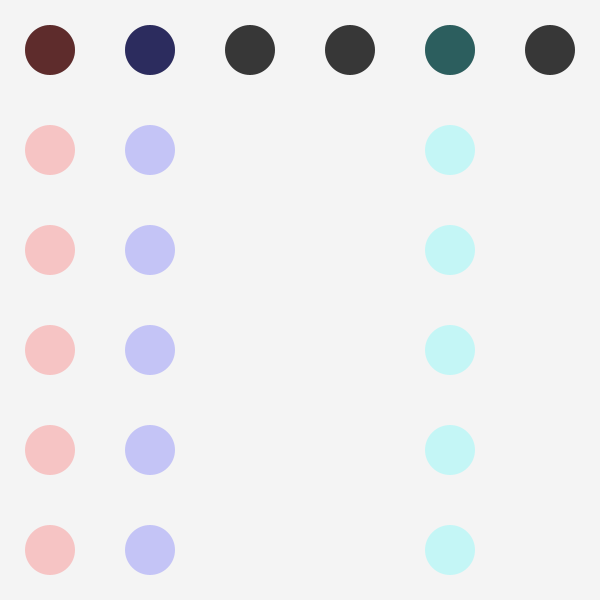
Frame 1 (no input)
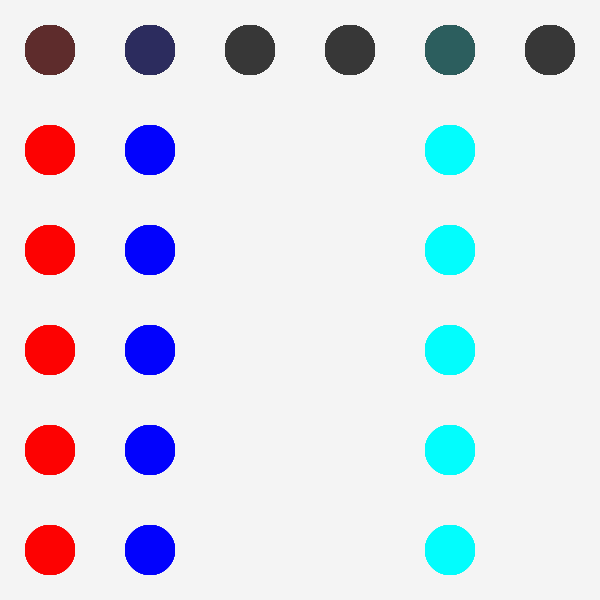
Frame 60 (the mouse pressed at the canvas centre just before this capture)
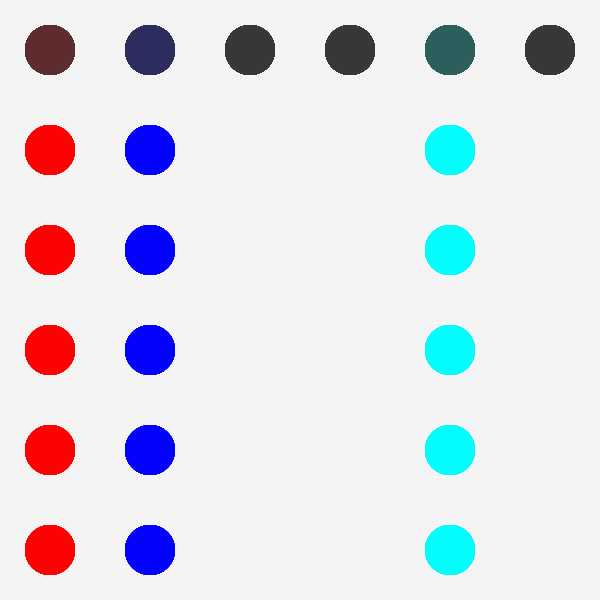
Frame 120 (the mouse held since frame 60 and released just before this capture)

The Processing sketch that drew these frames (run headless with seeded random() and noise(); from frame 60 on, the mouse is pressed at the canvas centre):

// Processing sketch: basics_05
// ── basics_05.pde
// WINTER WORKSHOP 2014, IDAS
// PROTOTYPING WITH CREATIVE CODING
//
// Instructor: KARAM BYUN
// byunnnn.com
// --------------------------
// BASICS 05: Loops and Complications
// ------------------------

void setup() {
  size(600, 600);
  background(244); 
  noStroke();
}

void draw() {
  // 가로 행열
  fill(55);
  ellipse(50, 50, 50, 50);
  ellipse(150, 50, 50, 50);
  ellipse(250, 50, 50, 50);
  ellipse(350, 50, 50, 50);
  ellipse(450, 50, 50, 50);
  ellipse(550, 50, 50, 50);

  // Simple code with looping
  // Loop을 이용한 간단한 코딩
  // 세로 행열
  for (int i = 0; i < height; i+=100) {
    fill(255, 0, 0, 50);
    ellipse(50, 50+i, 50, 50);
  }

  for (int i = 0; i < height; i+=100) {
    fill(0, 0, 255, 50);
    ellipse(150, 50+i, 50, 50);
  }
  
   for (int i = 0; i < height; i+=100) {
    fill(0, 255, 255, 50);
    ellipse(450, 50+i, 50, 50);
  }
}
